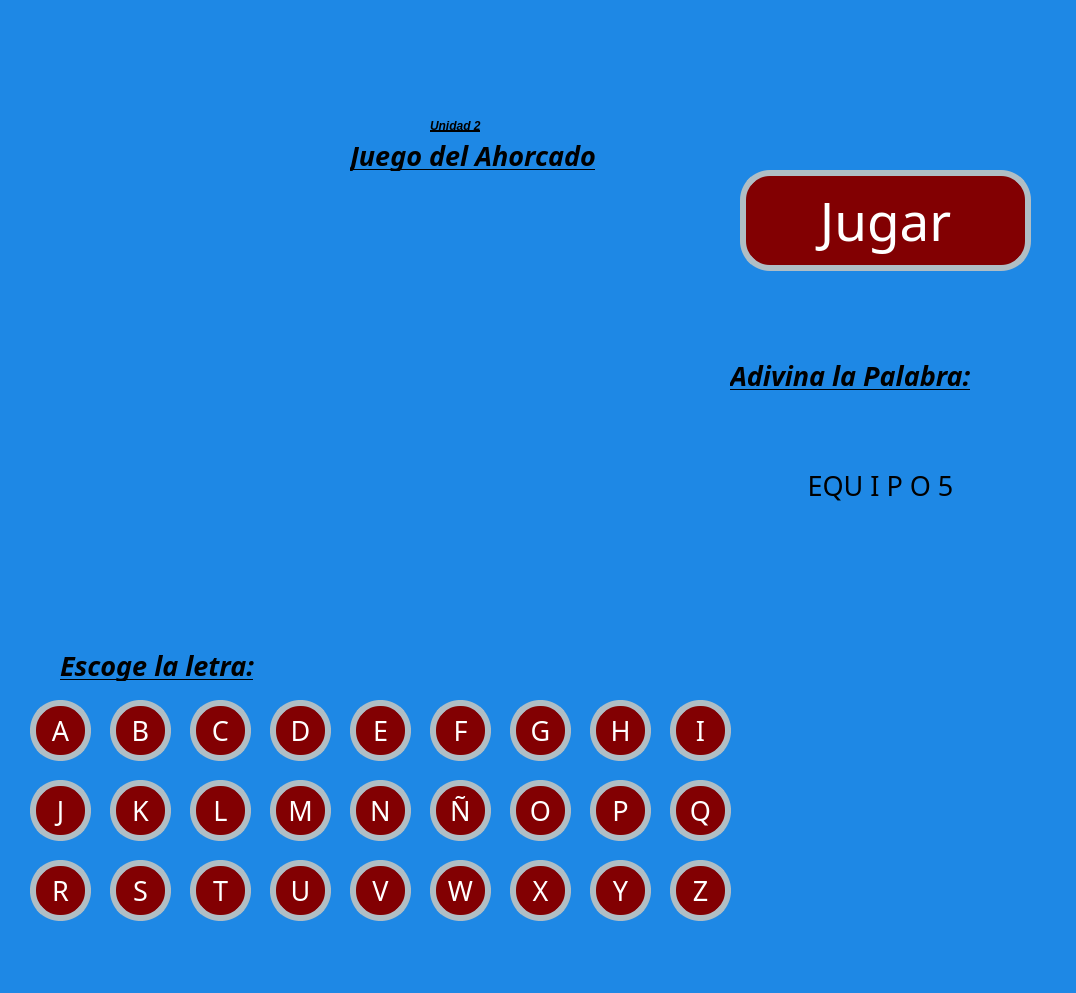
<?xml version="1.0" encoding="UTF-8"?>
<ui version="4.0">
 <class>MainWindow</class>
 <widget class="QMainWindow" name="MainWindow">
  <property name="geometry">
   <rect>
    <x>0</x>
    <y>0</y>
    <width>1076</width>
    <height>993</height>
   </rect>
  </property>
  <property name="font">
   <font>
    <pointsize>1</pointsize>
   </font>
  </property>
  <property name="windowTitle">
   <string>MainWindow</string>
  </property>
  <property name="styleSheet">
   <string notr="true">background-color: #1E88E5 </string>
  </property>
  <widget class="QWidget" name="centralwidget">
   <widget class="QLabel" name="lbl_imagenUat">
    <property name="geometry">
     <rect>
      <x>60</x>
      <y>0</y>
      <width>331</width>
      <height>121</height>
     </rect>
    </property>
    <property name="styleSheet">
     <string notr="true"/>
    </property>
    <property name="text">
     <string/>
    </property>
    <property name="pixmap">
     <pixmap resource="../../Archivos/Recursos.qrc">:/Logos/Archivos/log_uat_nuevo.png</pixmap>
    </property>
    <property name="scaledContents">
     <bool>true</bool>
    </property>
   </widget>
   <widget class="QLabel" name="lbl_imagenFi">
    <property name="geometry">
     <rect>
      <x>690</x>
      <y>0</y>
      <width>211</width>
      <height>141</height>
     </rect>
    </property>
    <property name="styleSheet">
     <string notr="true"/>
    </property>
    <property name="text">
     <string/>
    </property>
    <property name="pixmap">
     <pixmap resource="../../Archivos/Recursos.qrc">:/Logos/Archivos/FIT_logo_vertical.png</pixmap>
    </property>
    <property name="scaledContents">
     <bool>true</bool>
    </property>
   </widget>
   <widget class="QLabel" name="lbl_imagenGatos">
    <property name="geometry">
     <rect>
      <x>750</x>
      <y>750</y>
      <width>311</width>
      <height>171</height>
     </rect>
    </property>
    <property name="styleSheet">
     <string notr="true"/>
    </property>
    <property name="text">
     <string/>
    </property>
    <property name="pixmap">
     <pixmap resource="../../Archivos/Recursos.qrc">:/Logos/Archivos/export202502092301563482.png</pixmap>
    </property>
    <property name="scaledContents">
     <bool>true</bool>
    </property>
   </widget>
   <widget class="QPushButton" name="btn_A">
    <property name="geometry">
     <rect>
      <x>30</x>
      <y>700</y>
      <width>61</width>
      <height>61</height>
     </rect>
    </property>
    <property name="font">
     <font>
      <family>Script MT Bold</family>
      <pointsize>20</pointsize>
      <weight>9</weight>
      <italic>false</italic>
      <bold>false</bold>
     </font>
    </property>
    <property name="styleSheet">
     <string notr="true">font: 75 20pt &quot;Script MT Bold&quot;;
background-color: rgb(130, 0, 2);
color: rgb(255, 255, 255);
border-radius:30px;
border:6px solid #B0BEC5;</string>
    </property>
    <property name="text">
     <string>A</string>
    </property>
   </widget>
   <widget class="QLabel" name="lbl_titulo">
    <property name="geometry">
     <rect>
      <x>350</x>
      <y>140</y>
      <width>321</width>
      <height>31</height>
     </rect>
    </property>
    <property name="font">
     <font>
      <family>Forte</family>
      <pointsize>20</pointsize>
      <weight>75</weight>
      <italic>true</italic>
      <bold>true</bold>
      <underline>true</underline>
     </font>
    </property>
    <property name="styleSheet">
     <string notr="true">text-decoration: underline;
font: 20pt &quot;Forte&quot;;
color:rgb(0, 0, 0);
border-radius: 10px;
font-weight: bold;
font-style: italic;</string>
    </property>
    <property name="text">
     <string>Juego del Ahorcado</string>
    </property>
   </widget>
   <widget class="QLabel" name="lbl_Unidad2">
    <property name="geometry">
     <rect>
      <x>430</x>
      <y>110</y>
      <width>141</width>
      <height>31</height>
     </rect>
    </property>
    <property name="styleSheet">
     <string notr="true">text-decoration: underline;
font: 20pt &quot;Forte&quot;;
color:rgb(0, 0, 0);
border-radius: 10px;
font-weight: bold;
font-style: italic;</string>
    </property>
    <property name="text">
     <string>Unidad 2</string>
    </property>
   </widget>
   <widget class="QLabel" name="lbl_Palabra">
    <property name="geometry">
     <rect>
      <x>730</x>
      <y>360</y>
      <width>311</width>
      <height>31</height>
     </rect>
    </property>
    <property name="font">
     <font>
      <family>Forte</family>
      <pointsize>20</pointsize>
      <weight>75</weight>
      <italic>true</italic>
      <bold>true</bold>
      <underline>true</underline>
     </font>
    </property>
    <property name="styleSheet">
     <string notr="true">text-decoration: underline;
font: 20pt &quot;Forte&quot;;
color:rgb(0, 0, 0);
border-radius: 10px;
font-weight: bold;
font-style: italic;</string>
    </property>
    <property name="text">
     <string>Adivina la Palabra:</string>
    </property>
   </widget>
   <widget class="QPushButton" name="btn_B">
    <property name="geometry">
     <rect>
      <x>110</x>
      <y>700</y>
      <width>61</width>
      <height>61</height>
     </rect>
    </property>
    <property name="font">
     <font>
      <family>Script MT Bold</family>
      <pointsize>20</pointsize>
      <weight>9</weight>
      <italic>false</italic>
      <bold>false</bold>
     </font>
    </property>
    <property name="styleSheet">
     <string notr="true">font: 75 20pt &quot;Script MT Bold&quot;;
background-color: rgb(130, 0, 2);
color: rgb(255, 255, 255);
border-radius:30px;
border:6px solid #B0BEC5;</string>
    </property>
    <property name="text">
     <string>B</string>
    </property>
   </widget>
   <widget class="QPushButton" name="btn_C">
    <property name="geometry">
     <rect>
      <x>190</x>
      <y>700</y>
      <width>61</width>
      <height>61</height>
     </rect>
    </property>
    <property name="font">
     <font>
      <family>Script MT Bold</family>
      <pointsize>20</pointsize>
      <weight>9</weight>
      <italic>false</italic>
      <bold>false</bold>
     </font>
    </property>
    <property name="styleSheet">
     <string notr="true">font: 75 20pt &quot;Script MT Bold&quot;;
background-color: rgb(130, 0, 2);
color: rgb(255, 255, 255);
border-radius:30px;
border:6px solid #B0BEC5;</string>
    </property>
    <property name="text">
     <string>C</string>
    </property>
   </widget>
   <widget class="QPushButton" name="btn_D">
    <property name="geometry">
     <rect>
      <x>270</x>
      <y>700</y>
      <width>61</width>
      <height>61</height>
     </rect>
    </property>
    <property name="font">
     <font>
      <family>Script MT Bold</family>
      <pointsize>20</pointsize>
      <weight>9</weight>
      <italic>false</italic>
      <bold>false</bold>
     </font>
    </property>
    <property name="styleSheet">
     <string notr="true">font: 75 20pt &quot;Script MT Bold&quot;;
background-color: rgb(130, 0, 2);
color: rgb(255, 255, 255);
border-radius:30px;
border:6px solid #B0BEC5;</string>
    </property>
    <property name="text">
     <string>D</string>
    </property>
   </widget>
   <widget class="QPushButton" name="btn_H">
    <property name="geometry">
     <rect>
      <x>590</x>
      <y>700</y>
      <width>61</width>
      <height>61</height>
     </rect>
    </property>
    <property name="font">
     <font>
      <family>Script MT Bold</family>
      <pointsize>20</pointsize>
      <weight>9</weight>
      <italic>false</italic>
      <bold>false</bold>
     </font>
    </property>
    <property name="styleSheet">
     <string notr="true">font: 75 20pt &quot;Script MT Bold&quot;;
background-color: rgb(130, 0, 2);
color: rgb(255, 255, 255);
border-radius:30px;
border:6px solid #B0BEC5;</string>
    </property>
    <property name="text">
     <string>H</string>
    </property>
   </widget>
   <widget class="QPushButton" name="btn_G">
    <property name="geometry">
     <rect>
      <x>510</x>
      <y>700</y>
      <width>61</width>
      <height>61</height>
     </rect>
    </property>
    <property name="font">
     <font>
      <family>Script MT Bold</family>
      <pointsize>20</pointsize>
      <weight>9</weight>
      <italic>false</italic>
      <bold>false</bold>
     </font>
    </property>
    <property name="styleSheet">
     <string notr="true">font: 75 20pt &quot;Script MT Bold&quot;;
background-color: rgb(130, 0, 2);
color: rgb(255, 255, 255);
border-radius:30px;
border:6px solid #B0BEC5;</string>
    </property>
    <property name="text">
     <string>G</string>
    </property>
   </widget>
   <widget class="QPushButton" name="btn_E">
    <property name="geometry">
     <rect>
      <x>350</x>
      <y>700</y>
      <width>61</width>
      <height>61</height>
     </rect>
    </property>
    <property name="font">
     <font>
      <family>Script MT Bold</family>
      <pointsize>20</pointsize>
      <weight>9</weight>
      <italic>false</italic>
      <bold>false</bold>
     </font>
    </property>
    <property name="styleSheet">
     <string notr="true">font: 75 20pt &quot;Script MT Bold&quot;;
background-color: rgb(130, 0, 2);
color: rgb(255, 255, 255);
border-radius:30px;
border:6px solid #B0BEC5;</string>
    </property>
    <property name="text">
     <string>E</string>
    </property>
   </widget>
   <widget class="QPushButton" name="btn_F">
    <property name="geometry">
     <rect>
      <x>430</x>
      <y>700</y>
      <width>61</width>
      <height>61</height>
     </rect>
    </property>
    <property name="font">
     <font>
      <family>Script MT Bold</family>
      <pointsize>20</pointsize>
      <weight>9</weight>
      <italic>false</italic>
      <bold>false</bold>
     </font>
    </property>
    <property name="styleSheet">
     <string notr="true">font: 75 20pt &quot;Script MT Bold&quot;;
background-color: rgb(130, 0, 2);
color: rgb(255, 255, 255);
border-radius:30px;
border:6px solid #B0BEC5;</string>
    </property>
    <property name="text">
     <string>F</string>
    </property>
   </widget>
   <widget class="QPushButton" name="btn_M">
    <property name="geometry">
     <rect>
      <x>270</x>
      <y>780</y>
      <width>61</width>
      <height>61</height>
     </rect>
    </property>
    <property name="font">
     <font>
      <family>Script MT Bold</family>
      <pointsize>20</pointsize>
      <weight>9</weight>
      <italic>false</italic>
      <bold>false</bold>
     </font>
    </property>
    <property name="styleSheet">
     <string notr="true">font: 75 20pt &quot;Script MT Bold&quot;;
background-color: rgb(130, 0, 2);
color: rgb(255, 255, 255);
border-radius:30px;
border:6px solid #B0BEC5;</string>
    </property>
    <property name="text">
     <string>M</string>
    </property>
   </widget>
   <widget class="QPushButton" name="btn_L">
    <property name="geometry">
     <rect>
      <x>190</x>
      <y>780</y>
      <width>61</width>
      <height>61</height>
     </rect>
    </property>
    <property name="font">
     <font>
      <family>Script MT Bold</family>
      <pointsize>20</pointsize>
      <weight>9</weight>
      <italic>false</italic>
      <bold>false</bold>
     </font>
    </property>
    <property name="styleSheet">
     <string notr="true">font: 75 20pt &quot;Script MT Bold&quot;;
background-color: rgb(130, 0, 2);
color: rgb(255, 255, 255);
border-radius:30px;
border:6px solid #B0BEC5;</string>
    </property>
    <property name="text">
     <string>L</string>
    </property>
   </widget>
   <widget class="QPushButton" name="btn_N_">
    <property name="geometry">
     <rect>
      <x>430</x>
      <y>780</y>
      <width>61</width>
      <height>61</height>
     </rect>
    </property>
    <property name="font">
     <font>
      <family>Script MT Bold</family>
      <pointsize>20</pointsize>
      <weight>9</weight>
      <italic>false</italic>
      <bold>false</bold>
     </font>
    </property>
    <property name="styleSheet">
     <string notr="true">font: 75 20pt &quot;Script MT Bold&quot;;
background-color: rgb(130, 0, 2);
color: rgb(255, 255, 255);
border-radius:30px;
border:6px solid #B0BEC5;</string>
    </property>
    <property name="text">
     <string>Ñ</string>
    </property>
   </widget>
   <widget class="QPushButton" name="btn_J">
    <property name="geometry">
     <rect>
      <x>30</x>
      <y>780</y>
      <width>61</width>
      <height>61</height>
     </rect>
    </property>
    <property name="font">
     <font>
      <family>Script MT Bold</family>
      <pointsize>20</pointsize>
      <weight>9</weight>
      <italic>false</italic>
      <bold>false</bold>
     </font>
    </property>
    <property name="styleSheet">
     <string notr="true">font: 75 20pt &quot;Script MT Bold&quot;;
background-color: rgb(130, 0, 2);
color: rgb(255, 255, 255);
border-radius:30px;
border:6px solid #B0BEC5;</string>
    </property>
    <property name="text">
     <string>J</string>
    </property>
   </widget>
   <widget class="QPushButton" name="btn_N">
    <property name="geometry">
     <rect>
      <x>350</x>
      <y>780</y>
      <width>61</width>
      <height>61</height>
     </rect>
    </property>
    <property name="font">
     <font>
      <family>Script MT Bold</family>
      <pointsize>20</pointsize>
      <weight>9</weight>
      <italic>false</italic>
      <bold>false</bold>
     </font>
    </property>
    <property name="styleSheet">
     <string notr="true">font: 75 20pt &quot;Script MT Bold&quot;;
background-color: rgb(130, 0, 2);
color: rgb(255, 255, 255);
border-radius:30px;
border:6px solid #B0BEC5;</string>
    </property>
    <property name="text">
     <string>N</string>
    </property>
   </widget>
   <widget class="QPushButton" name="btn_P">
    <property name="geometry">
     <rect>
      <x>590</x>
      <y>780</y>
      <width>61</width>
      <height>61</height>
     </rect>
    </property>
    <property name="font">
     <font>
      <family>Script MT Bold</family>
      <pointsize>20</pointsize>
      <weight>9</weight>
      <italic>false</italic>
      <bold>false</bold>
     </font>
    </property>
    <property name="styleSheet">
     <string notr="true">font: 75 20pt &quot;Script MT Bold&quot;;
background-color: rgb(130, 0, 2);
color: rgb(255, 255, 255);
border-radius:30px;
border:6px solid #B0BEC5;</string>
    </property>
    <property name="text">
     <string>P</string>
    </property>
   </widget>
   <widget class="QPushButton" name="btn_O">
    <property name="geometry">
     <rect>
      <x>510</x>
      <y>780</y>
      <width>61</width>
      <height>61</height>
     </rect>
    </property>
    <property name="font">
     <font>
      <family>Script MT Bold</family>
      <pointsize>20</pointsize>
      <weight>9</weight>
      <italic>false</italic>
      <bold>false</bold>
     </font>
    </property>
    <property name="styleSheet">
     <string notr="true">font: 75 20pt &quot;Script MT Bold&quot;;
background-color: rgb(130, 0, 2);
color: rgb(255, 255, 255);
border-radius:30px;
border:6px solid #B0BEC5;</string>
    </property>
    <property name="text">
     <string>O</string>
    </property>
   </widget>
   <widget class="QPushButton" name="btn_K">
    <property name="geometry">
     <rect>
      <x>110</x>
      <y>780</y>
      <width>61</width>
      <height>61</height>
     </rect>
    </property>
    <property name="font">
     <font>
      <family>Script MT Bold</family>
      <pointsize>20</pointsize>
      <weight>9</weight>
      <italic>false</italic>
      <bold>false</bold>
     </font>
    </property>
    <property name="styleSheet">
     <string notr="true">font: 75 20pt &quot;Script MT Bold&quot;;
background-color: rgb(130, 0, 2);
color: rgb(255, 255, 255);
border-radius:30px;
border:6px solid #B0BEC5;</string>
    </property>
    <property name="text">
     <string>K</string>
    </property>
   </widget>
   <widget class="QPushButton" name="btn_X">
    <property name="geometry">
     <rect>
      <x>510</x>
      <y>860</y>
      <width>61</width>
      <height>61</height>
     </rect>
    </property>
    <property name="font">
     <font>
      <family>Script MT Bold</family>
      <pointsize>20</pointsize>
      <weight>9</weight>
      <italic>false</italic>
      <bold>false</bold>
     </font>
    </property>
    <property name="styleSheet">
     <string notr="true">font: 75 20pt &quot;Script MT Bold&quot;;
background-color: rgb(130, 0, 2);
color: rgb(255, 255, 255);
border-radius:30px;
border:6px solid #B0BEC5;</string>
    </property>
    <property name="text">
     <string>X</string>
    </property>
   </widget>
   <widget class="QPushButton" name="btn_V">
    <property name="geometry">
     <rect>
      <x>350</x>
      <y>860</y>
      <width>61</width>
      <height>61</height>
     </rect>
    </property>
    <property name="font">
     <font>
      <family>Script MT Bold</family>
      <pointsize>20</pointsize>
      <weight>9</weight>
      <italic>false</italic>
      <bold>false</bold>
     </font>
    </property>
    <property name="styleSheet">
     <string notr="true">font: 75 20pt &quot;Script MT Bold&quot;;
background-color: rgb(130, 0, 2);
color: rgb(255, 255, 255);
border-radius:30px;
border:6px solid #B0BEC5;</string>
    </property>
    <property name="text">
     <string>V</string>
    </property>
   </widget>
   <widget class="QPushButton" name="btn_Y">
    <property name="geometry">
     <rect>
      <x>590</x>
      <y>860</y>
      <width>61</width>
      <height>61</height>
     </rect>
    </property>
    <property name="font">
     <font>
      <family>Script MT Bold</family>
      <pointsize>20</pointsize>
      <weight>9</weight>
      <italic>false</italic>
      <bold>false</bold>
     </font>
    </property>
    <property name="styleSheet">
     <string notr="true">font: 75 20pt &quot;Script MT Bold&quot;;
background-color: rgb(130, 0, 2);
color: rgb(255, 255, 255);
border-radius:30px;
border:6px solid #B0BEC5;</string>
    </property>
    <property name="text">
     <string>Y</string>
    </property>
   </widget>
   <widget class="QPushButton" name="btn_R">
    <property name="geometry">
     <rect>
      <x>30</x>
      <y>860</y>
      <width>61</width>
      <height>61</height>
     </rect>
    </property>
    <property name="font">
     <font>
      <family>Script MT Bold</family>
      <pointsize>20</pointsize>
      <weight>9</weight>
      <italic>false</italic>
      <bold>false</bold>
     </font>
    </property>
    <property name="styleSheet">
     <string notr="true">font: 75 20pt &quot;Script MT Bold&quot;;
background-color: rgb(130, 0, 2);
color: rgb(255, 255, 255);
border-radius:30px;
border:6px solid #B0BEC5;</string>
    </property>
    <property name="text">
     <string>R</string>
    </property>
   </widget>
   <widget class="QPushButton" name="btn_S">
    <property name="geometry">
     <rect>
      <x>110</x>
      <y>860</y>
      <width>61</width>
      <height>61</height>
     </rect>
    </property>
    <property name="font">
     <font>
      <family>Script MT Bold</family>
      <pointsize>20</pointsize>
      <weight>9</weight>
      <italic>false</italic>
      <bold>false</bold>
     </font>
    </property>
    <property name="styleSheet">
     <string notr="true">font: 75 20pt &quot;Script MT Bold&quot;;
background-color: rgb(130, 0, 2);
color: rgb(255, 255, 255);
border-radius:30px;
border:6px solid #B0BEC5;</string>
    </property>
    <property name="text">
     <string>S</string>
    </property>
   </widget>
   <widget class="QPushButton" name="btn_T">
    <property name="geometry">
     <rect>
      <x>190</x>
      <y>860</y>
      <width>61</width>
      <height>61</height>
     </rect>
    </property>
    <property name="font">
     <font>
      <family>Script MT Bold</family>
      <pointsize>20</pointsize>
      <weight>9</weight>
      <italic>false</italic>
      <bold>false</bold>
     </font>
    </property>
    <property name="styleSheet">
     <string notr="true">font: 75 20pt &quot;Script MT Bold&quot;;
background-color: rgb(130, 0, 2);
color: rgb(255, 255, 255);
border-radius:30px;
border:6px solid #B0BEC5;</string>
    </property>
    <property name="text">
     <string>T</string>
    </property>
   </widget>
   <widget class="QPushButton" name="btn_W">
    <property name="geometry">
     <rect>
      <x>430</x>
      <y>860</y>
      <width>61</width>
      <height>61</height>
     </rect>
    </property>
    <property name="font">
     <font>
      <family>Script MT Bold</family>
      <pointsize>20</pointsize>
      <weight>9</weight>
      <italic>false</italic>
      <bold>false</bold>
     </font>
    </property>
    <property name="styleSheet">
     <string notr="true">font: 75 20pt &quot;Script MT Bold&quot;;
background-color: rgb(130, 0, 2);
color: rgb(255, 255, 255);
border-radius:30px;
border:6px solid #B0BEC5;</string>
    </property>
    <property name="text">
     <string>W</string>
    </property>
   </widget>
   <widget class="QPushButton" name="btn_U">
    <property name="geometry">
     <rect>
      <x>270</x>
      <y>860</y>
      <width>61</width>
      <height>61</height>
     </rect>
    </property>
    <property name="font">
     <font>
      <family>Script MT Bold</family>
      <pointsize>20</pointsize>
      <weight>9</weight>
      <italic>false</italic>
      <bold>false</bold>
     </font>
    </property>
    <property name="styleSheet">
     <string notr="true">font: 75 20pt &quot;Script MT Bold&quot;;
background-color: rgb(130, 0, 2);
color: rgb(255, 255, 255);
border-radius:30px;
border:6px solid #B0BEC5;</string>
    </property>
    <property name="text">
     <string>U</string>
    </property>
   </widget>
   <widget class="QPushButton" name="btn_Q">
    <property name="geometry">
     <rect>
      <x>670</x>
      <y>780</y>
      <width>61</width>
      <height>61</height>
     </rect>
    </property>
    <property name="font">
     <font>
      <family>Script MT Bold</family>
      <pointsize>20</pointsize>
      <weight>9</weight>
      <italic>false</italic>
      <bold>false</bold>
     </font>
    </property>
    <property name="styleSheet">
     <string notr="true">font: 75 20pt &quot;Script MT Bold&quot;;
background-color: rgb(130, 0, 2);
color: rgb(255, 255, 255);
border-radius:30px;
border:6px solid #B0BEC5;</string>
    </property>
    <property name="text">
     <string>Q</string>
    </property>
   </widget>
   <widget class="QPushButton" name="btn_Z">
    <property name="geometry">
     <rect>
      <x>670</x>
      <y>860</y>
      <width>61</width>
      <height>61</height>
     </rect>
    </property>
    <property name="font">
     <font>
      <family>Script MT Bold</family>
      <pointsize>20</pointsize>
      <weight>9</weight>
      <italic>false</italic>
      <bold>false</bold>
     </font>
    </property>
    <property name="styleSheet">
     <string notr="true">font: 75 20pt &quot;Script MT Bold&quot;;
background-color: rgb(130, 0, 2);
color: rgb(255, 255, 255);
border-radius:30px;
border:6px solid #B0BEC5;</string>
    </property>
    <property name="text">
     <string>Z</string>
    </property>
   </widget>
   <widget class="QPushButton" name="btn_I">
    <property name="geometry">
     <rect>
      <x>670</x>
      <y>700</y>
      <width>61</width>
      <height>61</height>
     </rect>
    </property>
    <property name="font">
     <font>
      <family>Script MT Bold</family>
      <pointsize>20</pointsize>
      <weight>9</weight>
      <italic>false</italic>
      <bold>false</bold>
     </font>
    </property>
    <property name="styleSheet">
     <string notr="true">font: 75 20pt &quot;Script MT Bold&quot;;
background-color: rgb(130, 0, 2);
color: rgb(255, 255, 255);
border-radius:30px;
border:6px solid #B0BEC5;</string>
    </property>
    <property name="text">
     <string>I</string>
    </property>
   </widget>
   <widget class="QLabel" name="lbl_Letra">
    <property name="geometry">
     <rect>
      <x>60</x>
      <y>650</y>
      <width>261</width>
      <height>31</height>
     </rect>
    </property>
    <property name="font">
     <font>
      <family>Forte</family>
      <pointsize>20</pointsize>
      <weight>75</weight>
      <italic>true</italic>
      <bold>true</bold>
      <underline>true</underline>
     </font>
    </property>
    <property name="styleSheet">
     <string notr="true">text-decoration: underline;
font: 20pt &quot;Forte&quot;;
color:rgb(0, 0, 0);
border-radius: 10px;
font-weight: bold;
font-style: italic;</string>
    </property>
    <property name="text">
     <string>Escoge la letra:</string>
    </property>
   </widget>
   <widget class="QPushButton" name="btn_Jugar">
    <property name="geometry">
     <rect>
      <x>740</x>
      <y>170</y>
      <width>291</width>
      <height>101</height>
     </rect>
    </property>
    <property name="font">
     <font>
      <family>Forte</family>
      <pointsize>40</pointsize>
      <weight>50</weight>
      <italic>false</italic>
      <bold>false</bold>
     </font>
    </property>
    <property name="styleSheet">
     <string notr="true">font: 40pt &quot;Forte&quot;;
background-color: rgb(130, 0, 2);
color: rgb(255, 255, 255);
border-radius:30px;
border:6px solid #B0BEC5;</string>
    </property>
    <property name="text">
     <string>Jugar</string>
    </property>
   </widget>
   <widget class="QLabel" name="lbl_imagenGatos_2">
    <property name="geometry">
     <rect>
      <x>150</x>
      <y>200</y>
      <width>471</width>
      <height>421</height>
     </rect>
    </property>
    <property name="styleSheet">
     <string notr="true"/>
    </property>
    <property name="text">
     <string/>
    </property>
    <property name="pixmap">
     <pixmap resource="../../Archivos/Recursos.qrc">:/Ejercicios/Base_Ahorcado.png</pixmap>
    </property>
    <property name="scaledContents">
     <bool>true</bool>
    </property>
   </widget>
   <widget class="QLabel" name="lbl_Palabra_3">
    <property name="geometry">
     <rect>
      <x>730</x>
      <y>470</y>
      <width>301</width>
      <height>31</height>
     </rect>
    </property>
    <property name="font">
     <font>
      <family>Forte</family>
      <pointsize>20</pointsize>
      <weight>50</weight>
      <italic>false</italic>
      <bold>false</bold>
     </font>
    </property>
    <property name="styleSheet">
     <string notr="true">
font: 20pt &quot;Forte&quot;;
color:rgb(0, 0, 0);
border-radius: 10px;

</string>
    </property>
    <property name="text">
     <string>EQU I P O 5</string>
    </property>
    <property name="alignment">
     <set>Qt::AlignCenter</set>
    </property>
   </widget>
   <zorder>lbl_imagenGatos_2</zorder>
   <zorder>lbl_imagenUat</zorder>
   <zorder>lbl_imagenFi</zorder>
   <zorder>lbl_imagenGatos</zorder>
   <zorder>btn_A</zorder>
   <zorder>lbl_titulo</zorder>
   <zorder>lbl_Unidad2</zorder>
   <zorder>lbl_Palabra</zorder>
   <zorder>btn_B</zorder>
   <zorder>btn_C</zorder>
   <zorder>btn_D</zorder>
   <zorder>btn_H</zorder>
   <zorder>btn_G</zorder>
   <zorder>btn_E</zorder>
   <zorder>btn_F</zorder>
   <zorder>btn_M</zorder>
   <zorder>btn_L</zorder>
   <zorder>btn_N_</zorder>
   <zorder>btn_J</zorder>
   <zorder>btn_N</zorder>
   <zorder>btn_P</zorder>
   <zorder>btn_O</zorder>
   <zorder>btn_K</zorder>
   <zorder>btn_X</zorder>
   <zorder>btn_V</zorder>
   <zorder>btn_Y</zorder>
   <zorder>btn_R</zorder>
   <zorder>btn_S</zorder>
   <zorder>btn_T</zorder>
   <zorder>btn_W</zorder>
   <zorder>btn_U</zorder>
   <zorder>btn_Q</zorder>
   <zorder>btn_Z</zorder>
   <zorder>btn_I</zorder>
   <zorder>lbl_Letra</zorder>
   <zorder>btn_Jugar</zorder>
   <zorder>lbl_Palabra_3</zorder>
  </widget>
  <widget class="QMenuBar" name="menubar">
   <property name="geometry">
    <rect>
     <x>0</x>
     <y>0</y>
     <width>1076</width>
     <height>26</height>
    </rect>
   </property>
  </widget>
  <widget class="QStatusBar" name="statusbar"/>
 </widget>
 <resources>
  <include location="../../Archivos/Recursos.qrc"/>
 </resources>
 <connections/>
</ui>
